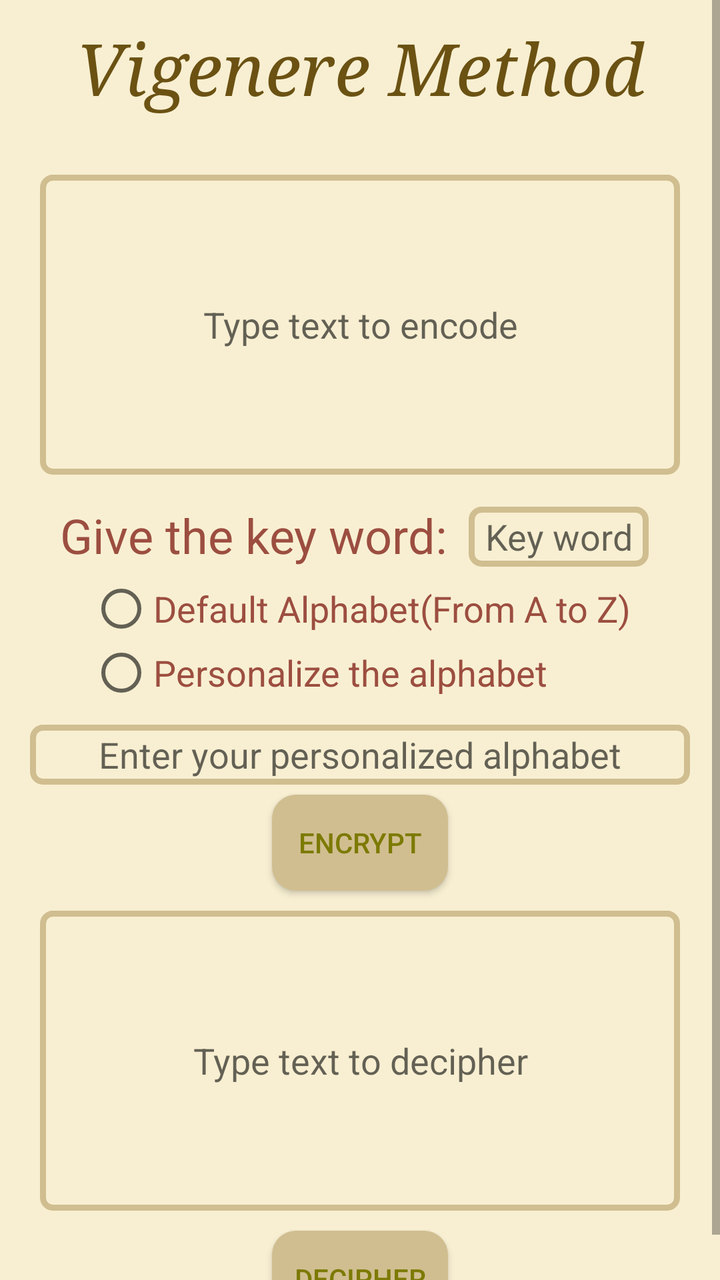
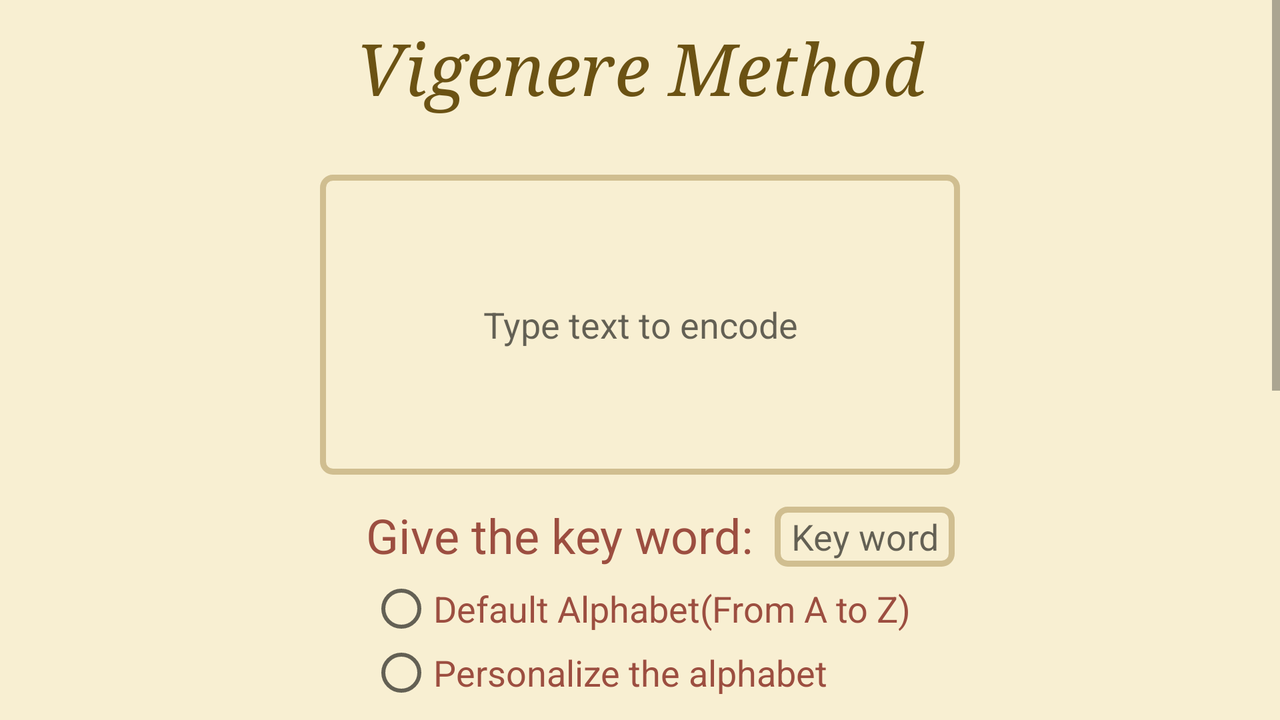

Compare how this app lays out the same screen by default and in its alternative resource folder. The renders come first, then the two layout files and the values they reference.
<!-- AndroidManifest.xml: application theme AppTheme -->
<!-- res/layout/activity_vigenere.xml -->
<?xml version="1.0" encoding="utf-8"?>
<ScrollView xmlns:android="http://schemas.android.com/apk/res/android"
    xmlns:app="http://schemas.android.com/apk/res-auto"
    xmlns:tools="http://schemas.android.com/tools"
    android:layout_width="match_parent"
    android:layout_height="match_parent"
    tools:context=".Vigenere"
    android:background="#F8EFD2">


    <androidx.constraintlayout.widget.ConstraintLayout
        android:id="@+id/Linear"
        android:layout_width="match_parent"
        android:layout_height="wrap_content"
        android:orientation="vertical">

        <TextView
            android:id="@+id/textView"
            android:gravity="center"
            android:layout_width="wrap_content"
            android:layout_height="wrap_content"
            android:layout_marginTop="10dp"
            android:fontFamily="serif"
            android:text="Vigenere Method"
            android:textColor="@color/view"
            android:textSize="36sp"
            android:textStyle="italic"
            app:layout_constraintEnd_toEndOf="parent"
            app:layout_constraintStart_toStartOf="parent"
            app:layout_constraintTop_toTopOf="parent" />

        <EditText
            android:id="@+id/chif"
            android:layout_width="320dp"
            android:layout_height="150dp"
            android:layout_marginTop="30dp"
            android:background="@drawable/round_edit"
            android:ems="10"
            android:gravity="center"
            android:hint="Type text to encode"
            android:inputType="textMultiLine"
            android:textColor="@android:color/black"
            app:layout_constraintEnd_toEndOf="parent"
            app:layout_constraintStart_toStartOf="parent"
            app:layout_constraintTop_toBottomOf="@+id/textView" />

        <TextView
            android:id="@+id/textView1"
            android:layout_width="wrap_content"
            android:layout_height="wrap_content"
            android:layout_marginStart="30dp"
            android:layout_marginLeft="30dp"
            android:layout_marginTop="14dp"
            android:text="Give the key word: "
            android:textColor="@color/text"
            android:textSize="24sp"
            app:layout_constraintStart_toStartOf="parent"
            app:layout_constraintTop_toBottomOf="@+id/chif" />

        <EditText
            android:id="@+id/editText2"
            android:layout_width="90dp"
            android:layout_height="30dp"
            android:layout_marginStart="5dp"
            android:layout_marginLeft="5dp"
            android:layout_marginTop="16dp"
            android:background="@drawable/round_edit"
            android:ems="10"
            android:gravity="center"
            android:hint="Key word"
            android:inputType="textPersonName"
            android:textColor="@android:color/black"
            app:layout_constraintStart_toEndOf="@+id/textView1"
            app:layout_constraintTop_toBottomOf="@+id/chif" />

        <RadioGroup
            android:id="@+id/group"
            android:layout_width="wrap_content"
            android:layout_height="wrap_content"
            android:layout_marginTop="5dp"
            app:layout_constraintEnd_toEndOf="parent"
            app:layout_constraintStart_toStartOf="parent"
            app:layout_constraintTop_toBottomOf="@+id/editText2">

            <RadioButton
                android:id="@+id/defaut"
                android:layout_width="match_parent"
                android:layout_height="wrap_content"
                android:onClick="hide"
                android:text="Default Alphabet(From A to Z)"
                android:textColor="@color/text"
                android:textSize="18sp" />

            <RadioButton
                android:id="@+id/choose"
                android:layout_width="match_parent"
                android:layout_height="wrap_content"
                android:onClick="show"
                android:text="Personalize the alphabet"
                android:textColor="@color/text"
                android:textSize="18sp" />
        </RadioGroup>

        <EditText
            android:id="@+id/editText3"
            android:layout_width="330dp"
            android:layout_height="30dp"
            android:layout_marginTop="10dp"
            android:background="@drawable/round_edit"
            android:ems="10"
            android:gravity="center"
            android:hint="Enter your personalized alphabet"
            android:inputType="textPersonName"
            android:textColor="@android:color/black"
            app:layout_constraintEnd_toEndOf="parent"
            app:layout_constraintStart_toStartOf="parent"
            app:layout_constraintTop_toBottomOf="@+id/group" />

        <Button
            android:id="@+id/encode"
            android:layout_width="wrap_content"
            android:layout_height="wrap_content"
            android:layout_marginTop="5dp"
            android:background="@drawable/button"
            android:onClick="ciphe"
            android:text="Encrypt"
            android:textColor="#7C7A02"
            app:layout_constraintEnd_toEndOf="parent"
            app:layout_constraintStart_toStartOf="parent"
            app:layout_constraintTop_toBottomOf="@+id/editText3" />

        <EditText
            android:id="@+id/dechiff"
            android:layout_width="320dp"
            android:layout_height="150dp"
            android:layout_marginTop="10dp"
            android:background="@drawable/round_edit"
            android:ems="10"
            android:gravity="center"
            android:hint="Type text to decipher"
            android:inputType="textMultiLine"
            android:textColor="@android:color/black"
            app:layout_constraintEnd_toEndOf="parent"
            app:layout_constraintStart_toStartOf="parent"
            app:layout_constraintTop_toBottomOf="@+id/encode" />

        <Button
            android:id="@+id/decode"
            android:layout_width="wrap_content"
            android:layout_height="wrap_content"
            android:layout_marginTop="10dp"
            android:background="@drawable/button"
            android:onClick="deciph"
            android:text="Decipher"
            android:textColor="#7C7A02"
            app:layout_constraintEnd_toEndOf="parent"
            app:layout_constraintStart_toStartOf="parent"
            app:layout_constraintTop_toBottomOf="@+id/dechiff" />
    </androidx.constraintlayout.widget.ConstraintLayout>
</ScrollView>
<!-- resources referenced by this layout -->
<resources>
  <color name="text">#9C4E40</color>
  <color name="view">#6B5213</color>
  <!-- drawable button (drawable) -->
  <?xml version="1.0" encoding="utf-8"?>
  <selector xmlns:android="http://schemas.android.com/apk/res/android">
      <item>
          <shape xmlns:android="http://schemas.android.com/apk/res/android"
              android:shape="rectangle">
              <solid android:color="#D0BE90" />
              <corners android:radius="12dp" />
          </shape>
      </item>
  </selector>
  <!-- drawable round_edit (drawable) -->
  <?xml version="1.0" encoding="utf-8"?>
  <selector xmlns:android="http://schemas.android.com/apk/res/android">
      <item>
          <shape android:shape="rectangle">
              <solid android:color="@android:color/transparent"/>
              <stroke android:width="3dp"
                  android:color="#D0BE90"/>
              <corners android:radius="5dp"/>
          </shape>
      </item>
  </selector>
  <style name="AppTheme" parent="Theme.AppCompat.Light.NoActionBar">
          
          <item name="colorPrimary">#D0BE90</item>
          <item name="colorPrimaryDark">#D0BE90</item>
          <item name="colorAccent">@color/text</item>
      </style>
</resources>
<!-- res/layout-land/activity_vigenere.xml (the author's variant of the layout above) -->
<!-- drawn on the phone turned sideways -->
<?xml version="1.0" encoding="utf-8"?>
<ScrollView xmlns:android="http://schemas.android.com/apk/res/android"
    xmlns:app="http://schemas.android.com/apk/res-auto"
    xmlns:tools="http://schemas.android.com/tools"
    android:layout_width="match_parent"
    android:layout_height="match_parent"
    tools:context=".Vigenere"
    android:background="#F8EFD2">


    <androidx.constraintlayout.widget.ConstraintLayout
        android:id="@+id/Linear"
        android:layout_width="match_parent"
        android:layout_height="wrap_content"
        android:orientation="vertical">

        <TextView
            android:id="@+id/textView"
            android:layout_width="wrap_content"
            android:layout_height="wrap_content"
            android:layout_marginTop="10dp"
            android:fontFamily="serif"
            android:gravity="center"
            android:text="Vigenere Method"
            android:textColor="@color/view"
            android:textSize="36sp"
            android:textStyle="italic"
            app:layout_constraintEnd_toEndOf="parent"
            app:layout_constraintStart_toStartOf="parent"
            app:layout_constraintTop_toTopOf="parent" />

        <EditText
            android:id="@+id/chif"
            android:layout_width="320dp"
            android:layout_height="150dp"
            android:layout_marginTop="30dp"
            android:background="@drawable/round_edit"
            android:ems="10"
            android:gravity="center"
            android:hint="Type text to encode"
            android:inputType="textMultiLine"
            android:textColor="@android:color/black"
            app:layout_constraintEnd_toEndOf="parent"
            app:layout_constraintStart_toStartOf="parent"
            app:layout_constraintTop_toBottomOf="@+id/textView" />

        <TextView
            android:id="@+id/textView1"
            android:layout_width="wrap_content"
            android:layout_height="wrap_content"
            android:layout_marginTop="14dp"
            android:layout_marginEnd="75dp"
            android:layout_marginRight="75dp"
            android:text="Give the key word: "
            android:textColor="@color/text"
            android:textSize="24sp"
            app:layout_constraintEnd_toEndOf="parent"
            app:layout_constraintStart_toStartOf="parent"
            app:layout_constraintTop_toBottomOf="@+id/chif" />

        <EditText
            android:id="@+id/editText2"
            android:layout_width="90dp"
            android:layout_height="30dp"
            android:layout_marginStart="5dp"
            android:layout_marginLeft="5dp"
            android:layout_marginTop="16dp"
            android:background="@drawable/round_edit"
            android:ems="10"
            android:gravity="center"
            android:hint="Key word"
            android:inputType="textPersonName"
            android:textColor="@android:color/black"
            app:layout_constraintStart_toEndOf="@+id/textView1"
            app:layout_constraintTop_toBottomOf="@+id/chif" />

        <RadioGroup
            android:id="@+id/group"
            android:layout_width="wrap_content"
            android:layout_height="wrap_content"
            android:layout_marginTop="5dp"
            app:layout_constraintEnd_toEndOf="parent"
            app:layout_constraintStart_toStartOf="parent"
            app:layout_constraintTop_toBottomOf="@+id/editText2">

            <RadioButton
                android:id="@+id/defaut"
                android:layout_width="match_parent"
                android:layout_height="wrap_content"
                android:onClick="hide"
                android:text="Default Alphabet(From A to Z)"
                android:textColor="@color/text"
                android:textSize="18sp" />

            <RadioButton
                android:id="@+id/choose"
                android:layout_width="match_parent"
                android:layout_height="wrap_content"
                android:onClick="show"
                android:text="Personalize the alphabet"
                android:textColor="@color/text"
                android:textSize="18sp" />
        </RadioGroup>

        <EditText
            android:id="@+id/editText3"
            android:layout_width="330dp"
            android:layout_height="30dp"
            android:layout_marginTop="10dp"
            android:background="@drawable/round_edit"
            android:ems="10"
            android:gravity="center"
            android:hint="Enter your personalized alphabet"
            android:inputType="textPersonName"
            android:textColor="@android:color/black"
            app:layout_constraintEnd_toEndOf="parent"
            app:layout_constraintStart_toStartOf="parent"
            app:layout_constraintTop_toBottomOf="@+id/group" />

        <Button
            android:id="@+id/encode"
            android:layout_width="wrap_content"
            android:layout_height="wrap_content"
            android:layout_marginTop="5dp"
            android:background="@drawable/button"
            android:onClick="ciphe"
            android:text="Encrypt"
            android:textColor="#7C7A02"
            app:layout_constraintEnd_toEndOf="parent"
            app:layout_constraintStart_toStartOf="parent"
            app:layout_constraintTop_toBottomOf="@+id/editText3" />

        <EditText
            android:id="@+id/dechiff"
            android:layout_width="320dp"
            android:layout_height="150dp"
            android:layout_marginTop="10dp"
            android:background="@drawable/round_edit"
            android:ems="10"
            android:gravity="center"
            android:hint="Type text to decipher"
            android:inputType="textMultiLine"
            android:textColor="@android:color/black"
            app:layout_constraintEnd_toEndOf="parent"
            app:layout_constraintStart_toStartOf="parent"
            app:layout_constraintTop_toBottomOf="@+id/encode" />

        <Button
            android:id="@+id/decode"
            android:layout_width="wrap_content"
            android:layout_height="wrap_content"
            android:layout_marginTop="10dp"
            android:background="@drawable/button"
            android:onClick="deciph"
            android:text="Decipher"
            android:textColor="#7C7A02"
            app:layout_constraintEnd_toEndOf="parent"
            app:layout_constraintStart_toStartOf="parent"
            app:layout_constraintTop_toBottomOf="@+id/dechiff" />
    </androidx.constraintlayout.widget.ConstraintLayout>
</ScrollView>
